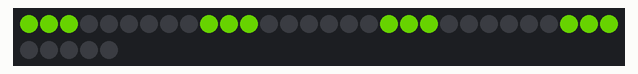
Simulated run of this program. Board: Raspberry Pi Pico running CircuitPython. On the bench: 35 RGB LEDs in strip order, left to right, continuing on the next row. Dim RGB values are drawn brighter than linear.

Above: at 0.45 s.
At 3.75 s:
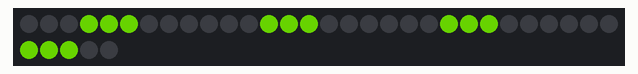
At 6.15 s:
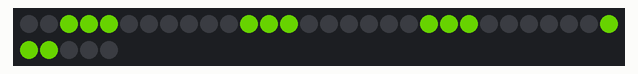
At 11.25 s:
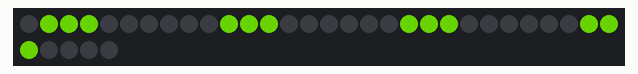
At 15.75 s:
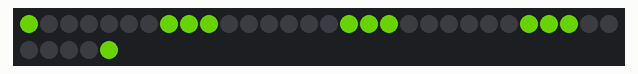
At 21.45 s:
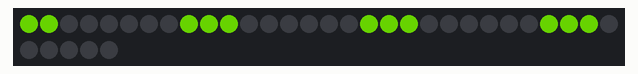

The program:

03_neopixel_chase.py
```python
## ------- NEOPIXEL CHASE ------- ##
#   tested with tinkertanks moon   #

import board, neopixel

from adafruit_led_animation.animation.chase import Chase

pixels = neopixel.NeoPixel(board.GP21, 35, brightness=0.5, auto_write=False)

chase = Chase(pixels, speed=0.03, size=3, spacing=6, color=(125,255,0) )

while True:
    chase.animate()
```
